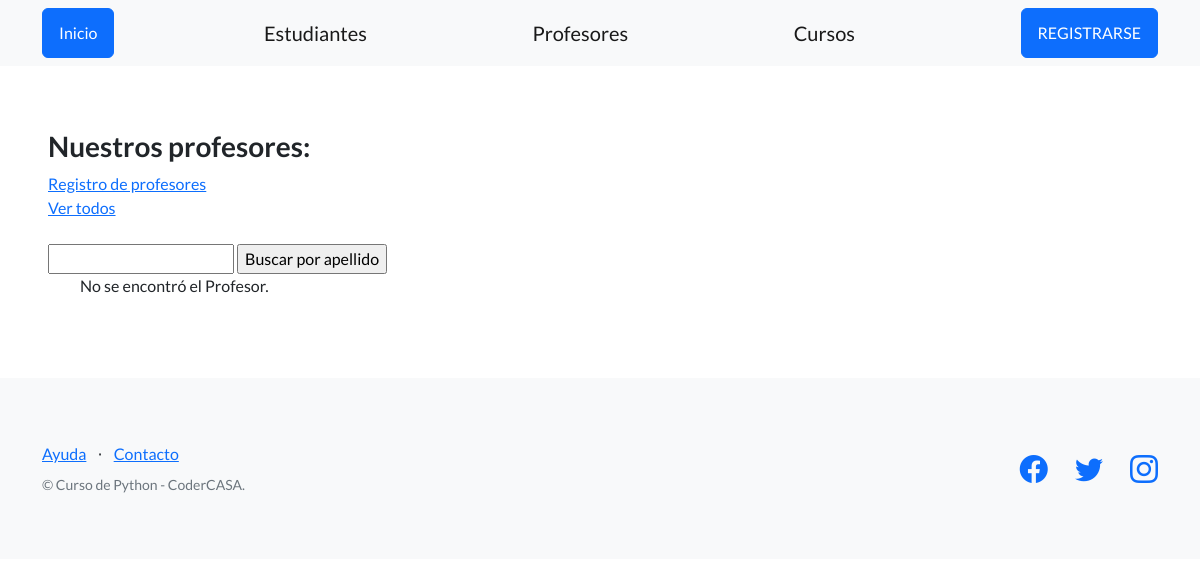
The app's page /estudios/eprofesores/, older data.
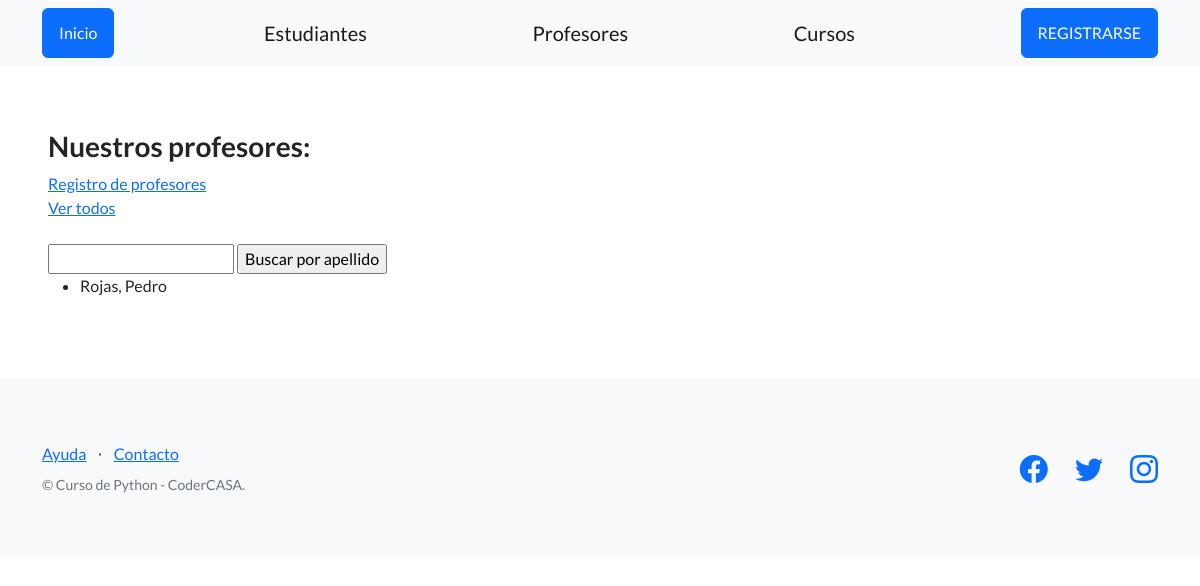
The same page, newer data.
### control_estudios/models.py (models this page shows, shortened)
class Profesor(models.Model):
    apellido=models.CharField(max_length=256)
    nombre=models.CharField(max_length=256)
    email=models.EmailField(blank=True)
    telefono=models.CharField(max_length=20,blank=True)
    dni=models.CharField(max_length=32)
    fecha_nacimiento=models.DateField(null=True)
    profesion=models.CharField(max_length=128)

### control_estudios/views.py (the view)
# urls.py: path("eprofesores/",listar_profesores, name ="lista_profesores"),
def listar_profesores(request):
    contexto = {
        "profesores": Profesor.objects.all()
    }
    http_response = render(
    request=request,
    template_name='control_estudios/lista_profesores.html',
    context=contexto,
    )
    return http_response

### control_estudios/templates/control_estudios/lista_profesores.html (shortened to what this page needs)
{%extends "base.html"%}
{% block contenido %}
    <h3>Nuestros profesores:</h3>
    <a href = "{% url 'crear_profesores' %}"> Registro de profesores <br>
    <a href = "{% url 'lista_profesores' %}"> Ver todos
    </a>
    <br><br>
    <form action="{% url 'buscar_profesor' %}" method="post">
      <input type="text" name="busqueda">
      <input type="submit" value="Buscar por apellido">
    <ul>
    {% for profesor in profesores %}
    <li>
      {{profesor.apellido}}, {{profesor.nombre}}
    </li>
    {% empty %}
    <p>No se encontró el Profesor.</p>
    {% endfor %}
    </ul>
{% endblock contenido %}

Row changes from the older to the newer data that the page shows:
added Profesor: apellido "Rojas", nombre "Pedro"
Text that changed along with them:
text no longer shown: "No se encontró el Profesor."
